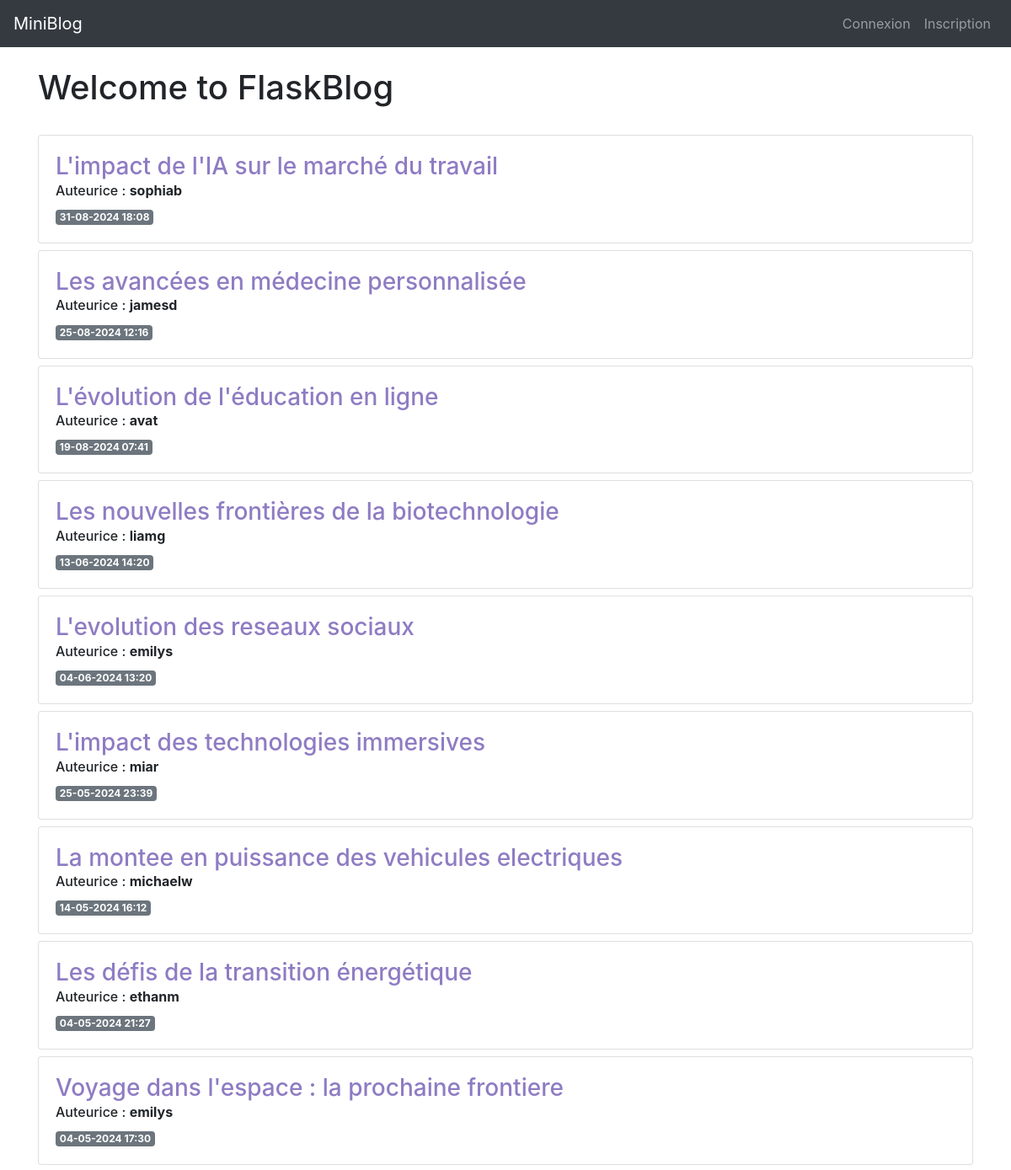
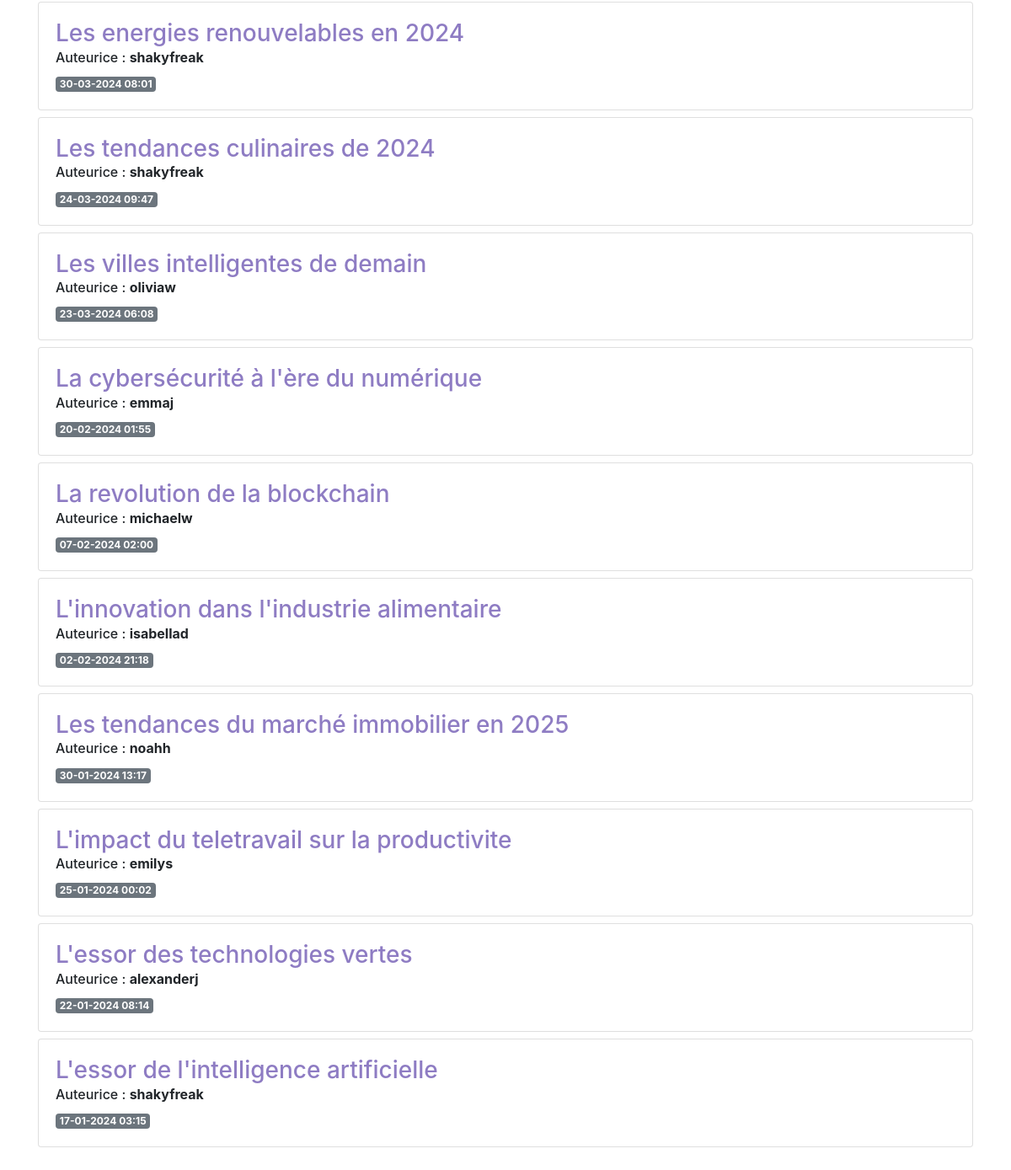
The page / on the database its author committed (2 pictures, top to bottom).
### app/models.py (models this page shows, shortened)
class Post(db.Model):
    id = db.Column(db.Integer, primary_key=True)
    created = db.Column(db.DateTime, nullable=False, default=datetime.now)
    title = db.Column(db.String(200), nullable=False)
    content = db.Column(db.Text, nullable=False)
    user_id = db.Column(db.Integer, db.ForeignKey('user.id'), nullable=False)
    @property
    def formatted_created(self):
        return self.created.strftime("%d-%m-%Y %H:%M")

class User(db.Model, UserMixin):
    id = db.Column(db.Integer, primary_key=True)
    username = db.Column(db.String(20), nullable=False, unique=True)
    email = db.Column(db.String(120), nullable=False, unique=True)
    password_hash = db.Column(db.String(255), nullable=False)
    is_admin = db.Column(db.Boolean, default=False)
    created = db.Column(db.DateTime, default=datetime.now, nullable=False)
    posts = db.relationship('Post', backref='author',
                            lazy=True, cascade="all, delete-orphan")
    @property
    def password(self):
        raise AttributeError('password is not a readable attribute')

### app/__init__.py (the view)
    @app.route('/')
    def index():
        posts = Post.query.order_by(Post.created.desc()).all()
        return render_template('index.html', posts=posts)

### app/templates/index.html
{% extends 'base.html' %}
{% block content %}
<h1>{% block title %} Welcome to FlaskBlog {% endblock %}</h1>
<br />
{% for post in posts %}
<div class="card mb-2">
    <div class="card-body">
        <a href="{{ url_for('posts.post', post_id=post.id) }}" class="custom-link">
            <h3>{{ post.title }}</h3>
        </a>
        <h6 class="card-subtitle mb-2">Auteurice : <span style="font-weight: bold;">{{ post.author.username }}</span></h6>
        <span class="badge badge-secondary">{{ post.formatted_created }}</span>
    </div>
</div>
{% endfor %}
<br />
<br />
{% endblock %}

### app/static/css/style.css (style rules this page uses)
.custom-link { color: #8e7cc3; }

### rows shown on the page
Post: title "L'impact de l'IA sur le marché du travail", author.username "sophiab", formatted_created "31-08-2024 18:08"
Post: title "Les avancées en médecine personnalisée", author.username "jamesd", formatted_created "25-08-2024 12:16"
Post: title "L'évolution de l'éducation en ligne", author.username "avat", formatted_created "19-08-2024 07:41"
Post: title "Les nouvelles frontières de la biotechnologie", author.username "liamg", formatted_created "13-06-2024 14:20"
Post: title "L'evolution des reseaux sociaux", author.username "emilys", formatted_created "04-06-2024 13:20"
Post: title "L'impact des technologies immersives", author.username "miar", formatted_created "25-05-2024 23:39"
Post: title "La montee en puissance des vehicules electriques", author.username "michaelw", formatted_created "14-05-2024 16:12"
Post: title "Les défis de la transition énergétique", author.username "ethanm", formatted_created "04-05-2024 21:27"
Post: title "Voyage dans l'espace : la prochaine frontiere", author.username "emilys", formatted_created "04-05-2024 17:30"
Post: title "Les energies renouvelables en 2024", author.username "shakyfreak", formatted_created "30-03-2024 08:01"
Post: title "Les tendances culinaires de 2024", author.username "shakyfreak", formatted_created "24-03-2024 09:47"
Post: title "Les villes intelligentes de demain", author.username "oliviaw", formatted_created "23-03-2024 06:08"
Post: title "La cybersécurité à l'ère du numérique", author.username "emmaj", formatted_created "20-02-2024 01:55"
Post: title "La revolution de la blockchain", author.username "michaelw", formatted_created "07-02-2024 02:00"
Post: title "L'innovation dans l'industrie alimentaire", author.username "isabellad", formatted_created "02-02-2024 21:18"
Post: title "Les tendances du marché immobilier en 2025", author.username "noahh", formatted_created "30-01-2024 13:17"
Post: title "L'impact du teletravail sur la productivite", author.username "emilys", formatted_created "25-01-2024 00:02"
Post: title "L'essor des technologies vertes", author.username "alexanderj", formatted_created "22-01-2024 08:14"
Post: title "L'essor de l'intelligence artificielle", author.username "shakyfreak", formatted_created "17-01-2024 03:15"
